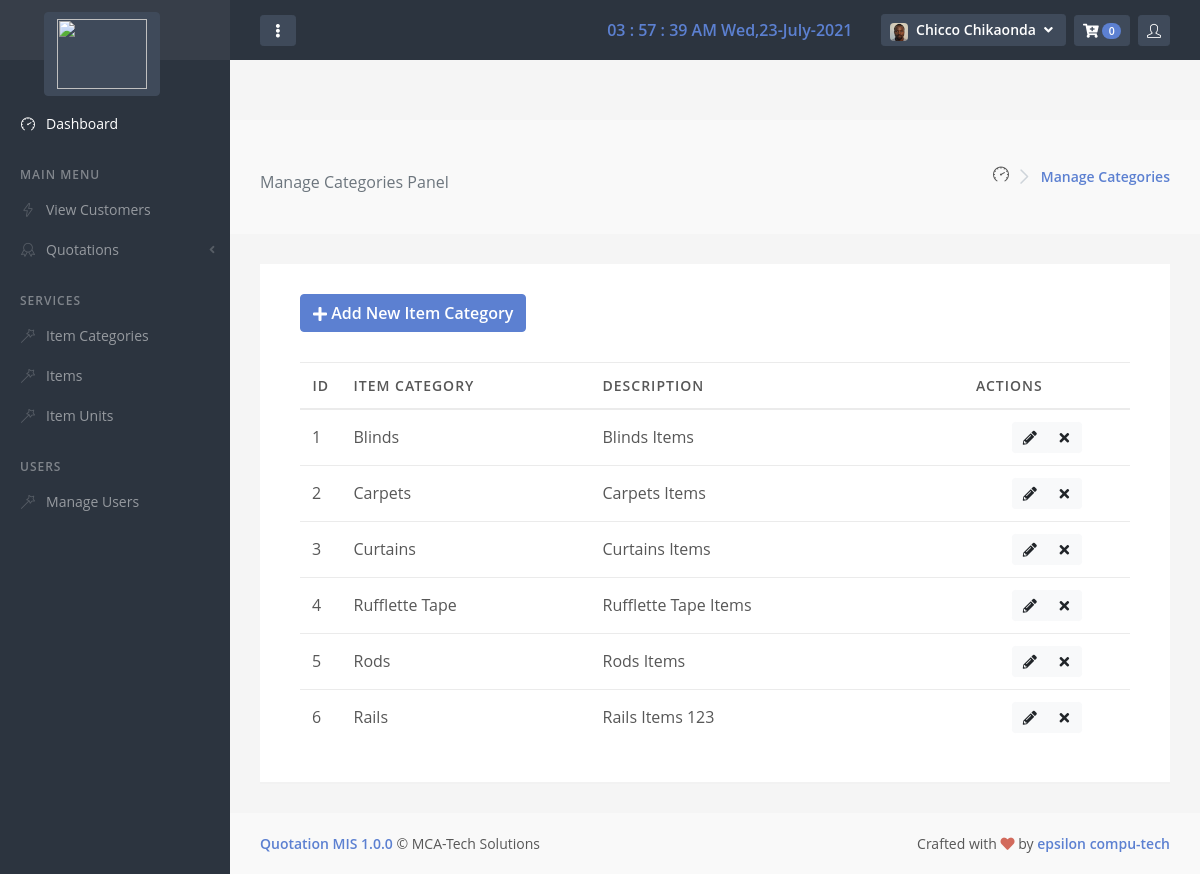
The page /item_categories/category_list/ (signed in) on the database its author committed.
### mainapp/models.py (models this page shows, shortened)
class CustomUser(AbstractBaseUser):
    email = models.EmailField(max_length=255, unique=True)
    full_name = models.CharField(max_length=255, blank = True, null=True)
    roles =(
        ('Admin','Admin'),
        ('User', 'General User')
    )
    user_role = models.CharField(max_length = 15, choices = roles, default = "General User")
    phone_number = models.CharField(max_length=20, blank = True, null=True)
    username = None
    active = models.BooleanField(default=True) #can login
    admin = models.BooleanField(default=False) # Adminstrator
    superuser = models.BooleanField(default=False) #superuser
    staff = models.BooleanField(default=False)
    timestamp = models.DateTimeField(auto_now_add=True)
    image = models.ImageField(default = "avatar0.jpg", null = True, blank = True)
    USERNAME_FIELD = 'email' #loginuser
    REQUIRED_FIELDS = ['full_name','phone_number',]
    objects = UserManager()
    @property
    def is_active(self):
        return self.active
    @property
    def imageURL(self):
        try:
            url = self.image.url
        except:
            url = ''
        return url

class ItemCategory(models.Model):
    category_name = models.CharField(max_length=50)
    category_description = models.CharField(max_length=100)

### mainapp/views.py (the view)
# urls.py: path('item_categories/category_list/', views.category_list, name = 'category_list'),
@login_required
def category_list(request):
    items = Item.objects.all()
    item_cats = ItemCategory.objects.all()
    context = {
        'items': items,
        'header': 'Manage Categories',
        'item_cats': item_cats,
        'config':config,
    }
    return render(request, 'item_categories/category_list.html', context)

### mainapp/templatetags/cart_template_tags.py (called while the page is built)
@register.filter
def cart_item_count(user):
    if user.is_authenticated:
        qs = Order.objects.filter(user=user, ordered = False)
        if qs.exists():
            return qs[0].items.count()
    return 0

### mainapp/templates/item_categories/category_list.html (shortened to what this page needs)
{% extends 'base.html' %}
{% block body %}
<div id="page-container">
          <main id="main-container">
            <div class="bg-body-light">
                <div class="content content-full">
                    <div class="d-flex flex-column flex-sm-row justify-content-sm-between align-items-sm-center">
                        <h1 class="flex-sm-fill h2 my-2">
                            <small class="d-block d-sm-inline-block mt-2 mt-sm-0 font-size-base font-w400 text-muted">{{header}} Panel</small>
                        </h1>
                        <nav class="flex-sm-00-auto ml-sm-3" aria-label="breadcrumb">
                            <ol class="breadcrumb breadcrumb-alt">
                              <i class="nav-main-link-icon fa fa-tachometer-alt si si-speedometer"></i>
                                <li class="breadcrumb-item" aria-current="page">
                                    <a class="link-fx" href="">  {{header}}</a>
                                </li>
                            </ol>
                        </nav>
                    </div>
                </div>
            </div>
  <div class="content">
        <div class="block">
            <div class="block-content">
              <div class="block-header">
                <button class="btn btn-primary show-form" data-url="{% url 'category_create' %}"> <span class="fa fa-plus fa-1x"></span> Add New Item Category</button>
              </div>
            <div class="block-content block-content-full">
                <table class="table  table-hover table-vcenter js-dataTable-buttons" id="category-table">
                  <thead >
                    <tr>
                        <th class="text-center" style="width: 5%;">ID</th>
                        <th class="d-none d-sm-table-cell" style="width: 30%;">Item Category</th>
                        <th class="d-none d-sm-table-cell" style="width: 45%;">Description</th>
                        <th style="width: 20%;">Actions</th>
                    </tr>
                  </thead>
                  <tbody>
                    {% include "item_categories/category_list_2.html" %}
                  </tbody>
              </table>
        </div>
    </div>
</div>
{% endblock %}

### mainapp/templates/base.html (shortened to what this page needs)
{% load static %}
{% load cart_template_tags %}
{% load sweetify %}
{% get_media_prefix as MEDIA_URL %}
<!DOCTYPE html>
<html lang="en" dir="ltr">
  <head>
    {% block jsncss %}
    <link rel="stylesheet" href="{% static '/js/plugins/flatpickr/plugins/monthSelect/style.css' %}" type="text/css">
    <link rel="stylesheet" id="css-main" href="{% static '/css/oneui.min.css' %}" type="text/css">
    <link rel="stylesheet" href="{% static '/css/oneui.css' %}" type="text/css">
    <link rel="stylesheet" href="{% static '/js/plugins/datatables/dataTables.bootstrap4.css' %}" type="text/css">
    <link rel="stylesheet" href="{% static '/css/flatpickr.min.css' %}" type="text/css">
    <link rel="stylesheet" href="{% static '/css/dropzone.min.css' %}" type="text/css">
    <link rel="stylesheet" href="{% static '/css/ion.rangeSlider.css' %}" type="text/css">
    <link rel="stylesheet" href="{% static 'js/plugins/select2/css/select2.min.css' %}" type="text/css">
    <link rel="stylesheet" href="{% static '/css/bootstrap-colorpicker.min.css' %}" type="text/css">
    <link rel="stylesheet" href="{% static '/css/bootstrap-datepicker3.min.css' %}" type="text/css">
    <link rel="stylesheet" href="{% static '/js/plugins/magnific-popup/magnific-popup.css' %}" type="text/css">
{% endblock %}
 </head>
  <body class="backgoundc" onload="realtimeClock()">
    {% block content %}
      {% block navigation %}
      <div id="page-container" class="sidebar-o sidebar-dark enable-page-overlay side-scroll page-header-fixed page-header-dark">
        <nav id="sidebar" aria-label="Main Navigation" class="toggled">
            <div class="content-header bg-white-5">
                <a class="font-w600 text-dual" href="{% url 'system_dashboard' %}">
                    <span class="smini-hide">
                        <button type="button" class="btn btn-dual mr-2 mt-5 ml-4 btn-primary" >
                            <img style="width: 90px; height: 70px;" src="{{MEDIA_URL}}{{config.LOGO_IMAGE}}" alt="">
                        </button>
                    </span>
                </a>
            </div>
            <div class="content-side content-side-full mt-4">
                <ul class="nav-main">
                    <a class="nav-main-link active" href="{% url 'system_dashboard' %}">
                        <i class="nav-main-link-icon si si-speedometer"></i>
                        <span class="nav-main-link-name">Dashboard</span>
                    </a>
                    <li class="nav-main-heading">MAIN MENU</li>
                    <a class="nav-main-link" href="{% url 'customer_list' %}">
                        <i class="nav-main-link-icon si si-energy"></i>
                        <span class="nav-main-link-name">View Customers</span>
                    </a>
                    <li class="nav-main-item">
                        <a class="nav-main-link nav-main-link-submenu" data-toggle="submenu" aria-haspopup="true" aria-expanded="false" href="#">
                            <i class="nav-main-link-icon si si-badge"></i>
                            <span class="nav-main-link-name">Quotations</span>
                        </a>
                    </li>
                    <li class="nav-main-heading">SERVICES</li>
                    <li class="nav-main-item">
                        <a class="nav-main-link" href="{% url 'category_list' %}">
                            <i class="nav-main-link-icon si si-magic-wand"></i>
                            <span class="nav-main-link-name">Item Categories</span>
                        </a>
                    </li>
                    <li class="nav-main-item">
                        <a class="nav-main-link" href="{% url 'item_list' %}">
                            <i class="nav-main-link-icon si si-magic-wand"></i>
                            <span class="nav-main-link-name">Items</span>
                        </a>
                    </li>
                    <li class="nav-main-item">
                        <a class="nav-main-link" href="{% url 'unit_list' %}">
                            <i class="nav-main-link-icon si si-magic-wand"></i>
                            <span class="nav-main-link-name">Item Units</span>
                        </a>
                    </li>
                    {% if user.admin == True or user.superuser == True %}
                    <li class="nav-main-heading">Users</li>
                        <li class="nav-main-item">
                            <a class="nav-main-link" href="{% url 'user_list' %}">
                                <i class="nav-main-link-icon si si-magic-wand"></i>
                                <span class="nav-main-link-name">Manage Users</span>
                            </a>
                        </li>
                    {% endif %}
                </ul>
            </div>
        </nav>
        <header id="page-header">
            <div class="content-header">
                <div class="d-flex align-items-center">
                    <button type="button" class="btn btn-sm btn-dual mr-2 d-none d-lg-inline-block" data-toggle="layout" data-action="sidebar_mini_toggle">
                        <i class="fa fa-fw fa-ellipsis-v"></i>
                    </button>
                    <a class="btn mr-2 text-success" style="font-size: larger; font-family: 'Gill Sans', 'Gill Sans MT', Calibri, 'Trebuchet MS', sans-serif; font-weight: 900;">
                    </a>
                </div>
                <div class="d-flex align-items-center">
                    <a class="btn mr-2 text-primary">
                        <div id="real_time"> </div>
                    </a>
                    <div class="dropdown d-inline-block ml-2">
                        <button type="button" class="btn btn-sm btn-dual" id="page-header-user-dropdown" data-toggle="dropdown" aria-haspopup="true" aria-expanded="false">
                            {% if user.imageURL %}
                            <img class="rounded" src="{{user.imageURL}}" style="width: 18px;" id="rounded">
                            {% else %}
                            <img class="rounded" src="{%static 'images/avatar0.jpg' %}" style="width:18px;" id="rounded2">
                            {% endif %}
                            <span class="d-none d-sm-inline-block ml-1">{{user.full_name}}</span>
                            <i class="fa fa-fw fa-angle-down d-none d-sm-inline-block"></i>
                        </button>
                    </div>
                    {% include "quote_items_count.html" %}
                    {% include "logged_in_users.html" %}
                </div>
            </div>
        </header>
        <main id="main-container">
        {% block body %}
        {% endblock %}
        </main>
        <footer id="page-footer" class="bg-body-light">
            <div class="content py-3">
                <div class="row font-size-sm">
                    <div class="col-sm-6 order-sm-2 py-1 text-center text-sm-right">
                        Crafted with <i class="fa fa-heart text-danger"></i> by <a class="font-w600" href="#" target="_blank">epsilon compu-tech</a>
                    </div>
                    <div class="col-sm-6 order-sm-1 py-1 text-center text-sm-left">
                        <a class="font-w600" href="#" target="_blank">Quotation MIS 1.0.0</a> &copy; MCA-Tech Solutions
                    </div>
                </div>
            </div>
        </footer>
    </div>
    {% endblock %}
    {% endblock %}
  </body>
</html>

### mainapp/templates/quote_items_count.html (shortened to what this page needs)
{% load cart_template_tags %}
<div class="dropdown d-inline-block ml-2">
    <button type="button" class="btn btn-sm btn-dual" id="page-header-notifications-dropdown" data-toggle="dropdown" aria-haspopup="true" aria-expanded="false">
        <i class="fa fa-cart-plus"></i>
        <span class="badge badge-primary badge-pill">{{request.user|cart_item_count}}</span>
    </button>
</div>

### mainapp/templates/item_categories/category_list_2.html
{% for item_cats in item_cats %}
  <tr>
    <td>{{ forloop.counter }}</td>
    <td>{{ item_cats.category_name|title }}</td>
    <td>{{ item_cats.category_description|title }}</td>
    <td class="text-center">
      <div class="btn-group">
          <button type="button" class="btn btn-sm btn-light show-form-update" data-url="{% url 'category_update' item_cats.id %}" data-toggle="tooltip" title="Edit {{ product_cats.category_name }} ">
              <a class="fa fa-fw fa-pencil-alt"></a>
          </button>
          <button type="button" class="btn btn-sm btn-light show-form-delete" data-url="{% url 'category_delete' item_cats.id %}" data-toggle="tooltip" title="Delete {{ product_cats.category_name }}">
              <a class="fa fa-fw fa-times"> </a>
          </button>
      </div>
    </td>
  </tr>
{% endfor %}

### rows shown on the page
CustomUser: imageURL (picture), full_name "Chicco Chikaonda", user|cart_item_count "0"
ItemCategory: category_name "Blinds", category_description "Blinds Items"
ItemCategory: category_name "Carpets", category_description "Carpets Items"
ItemCategory: category_name "Curtains", category_description "Curtains Items"
ItemCategory: category_name "Rufflette Tape", category_description "Rufflette Tape Items"
ItemCategory: category_name "Rods", category_description "Rods Items"
ItemCategory: category_name "Rails", category_description "Rails Items 123"

### other values the page prints
{{ header }} "Manage Categories"
